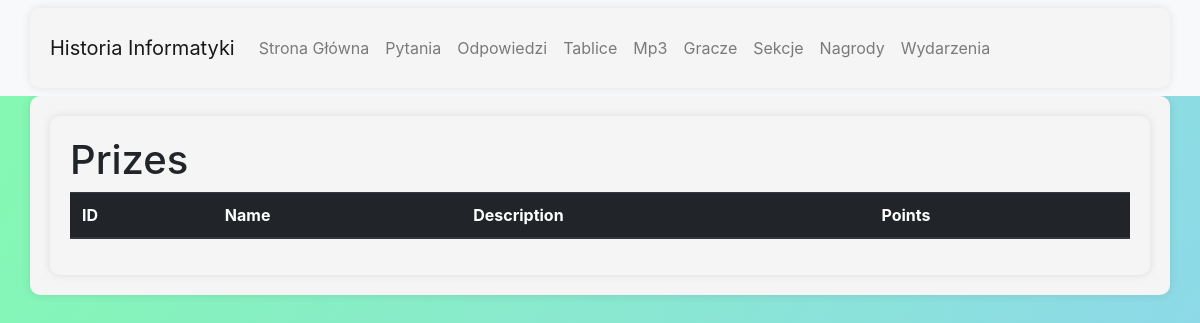
Page /list/prizes/ on the earlier database version.
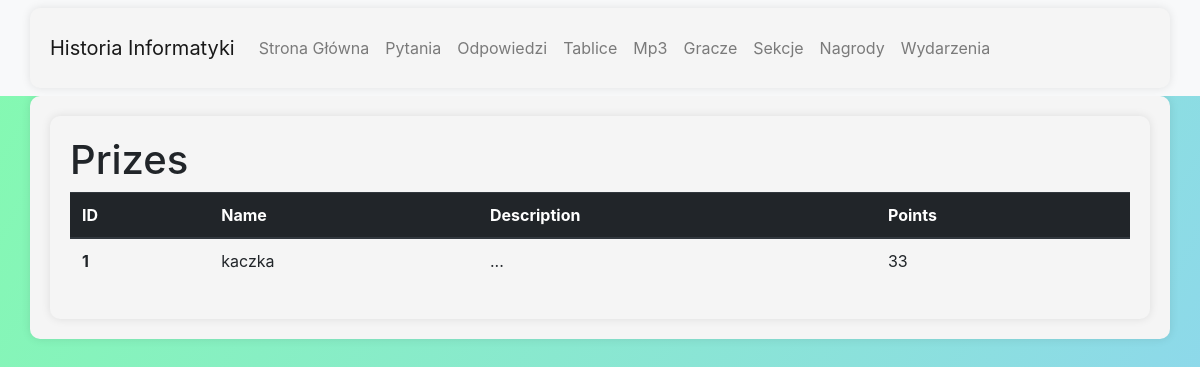
Same page on the later database version.
### database/models.py (models this page shows, shortened)
class Prize(models.Model):
    id = models.AutoField(primary_key=True)
    name = models.CharField(max_length=25, unique=True, default="")
    description = models.TextField(max_length=250, unique=True, default="")
    points = models.IntegerField(default=0)
    class Meta:
        verbose_name_plural = 'Prizes'

### database/views.py (the view)
# urls.py: path('list/prizes/', views.prize_list, name='prize_list'),
def prize_list(request):
    prizes = Prize.objects.all()
    return render(request, 'list/prize_list.html', {'prizes': prizes})

### database/templates/list/prize_list.html
{% extends "base.html" %}
{% load static %}
{% block page_content %}
<div class="container">
  <h1>Prizes</h1>
  <table class="table">
    <thead class="thead-dark">
      <tr>
        <th scope="col">ID</th>
        <th scope="col">Name</th>
        <th scope="col">Description</th>
        <th scope="col">Points</th>
      </tr>
    </thead>
    <tbody>
      {% for prize in prizes %}
      <tr>
        <th scope="row">{{ prize.id }}</th>
        <td>{{ prize.name }}</td>
        <td>{{ prize.description }}</td>
        <td>{{ prize.points }}</td>
      </tr>
      {% endfor %}
    </tbody>
  </table>
</div>
{% endblock %}

Differences in the rows shown:
added Prize: id "1", name "kaczka", description "...", points "33"
